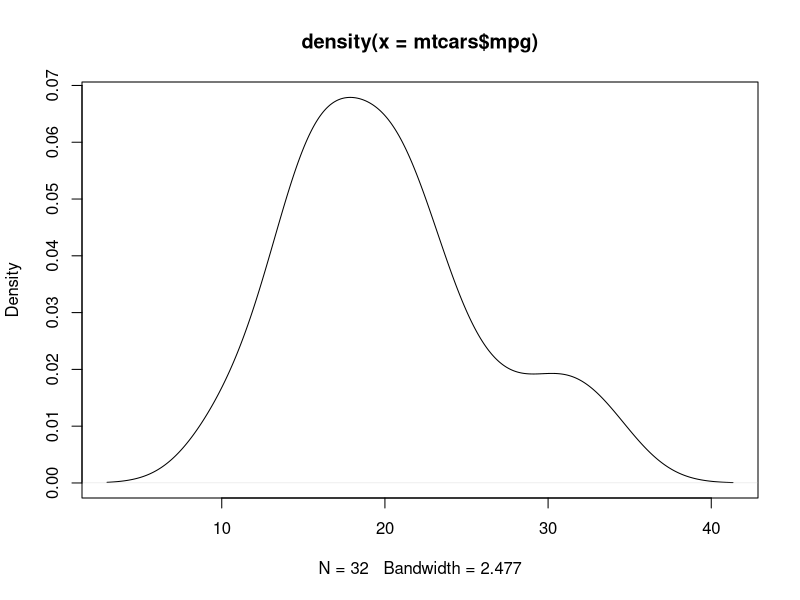
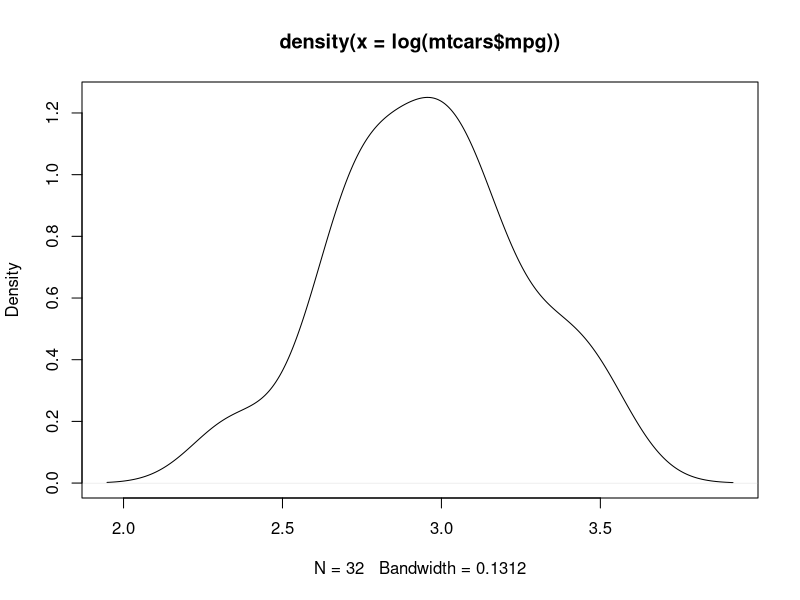
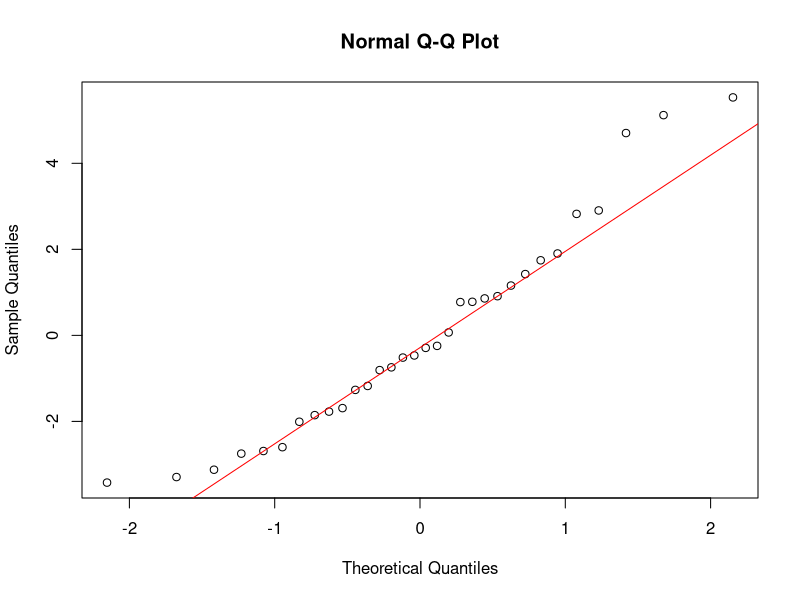
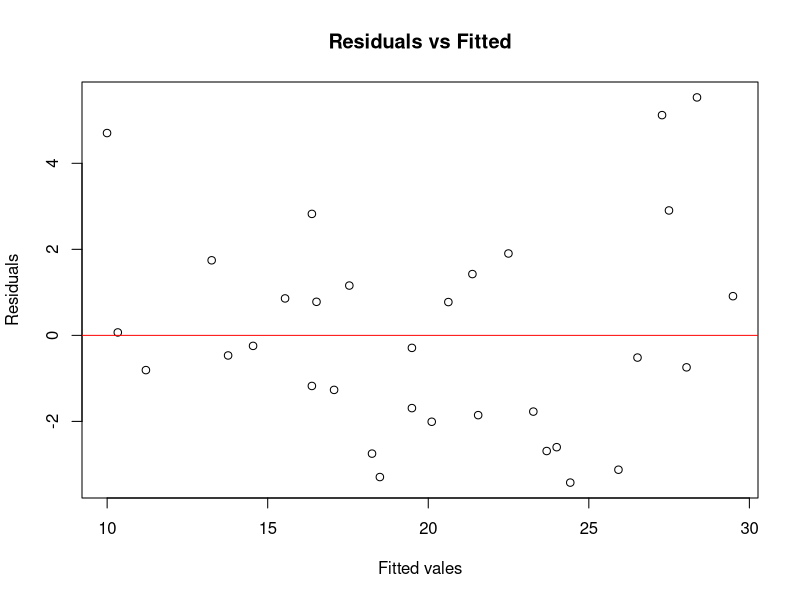

Generate these figures, in order, with R: (Note: this script raises an error after producing the figures.)
#Libraries
install.packages("car")
install.packages("sandwich")
install.packages("lmtest")
library(ggplot2)
library(car)
library(lmtest)
library(sandwich)
library(dplyr)

#Load data
data(mtcars)

plot(density(mtcars$mpg))

plot(density(log(mtcars$mpg)))

View(mtcars)

#Convert categorical variables
mtcars$am <- as.factor(mtcars$am) #transmission (0=automatic, 1=manual)
mtcars$cyl <- as.factor(mtcars$cyl) #cylinders as categorical 

#Linear regression model
linear_model <- lm(mpg ~ wt + hp + am, data = mtcars)
summary(linear_model)

#Testing assumptions for normality

#1.Normality of residuals (Shapiro-Wilk test and QQ plot)
shapiro.test(residuals(linear_model))
qqnorm(residuals(linear_model))
qqline(residuals(linear_model), col="red")

#2. Heteroscedasticity test (Breush-Pagan test)
bptest(linear_model)

#3. Linearitty check (residuals vs fitted)
plot(fitted(linear_model), residuals(linear_model),
     main= "Residuals vs Fitted",
     xlab = "Fitted vales", ylab = "Residuals")
abline(h=0, col = "red")

#4. Independence of Errors (Durbin-Watson test)
dwtest(linear_model)

# --- Alternative Models ---

#1. Log-Trasnformed model
log_model <- lm(log(mpg) - log(wt) + log(hp) + am, data = mtcars)
summary(log_model)

#2. Polynomial Regression Model (2nd Degree)
poly_model <- lm(mpg ~ poly(wt, 2) + poly(hp, 2) + am, data = mtcars)
summary(poly_model)

#3. Model with categorical varaibles
cat_model <- lm(mpg ~ wt + hp + am + cyl, data = mtcars)
summary(cat_model)
